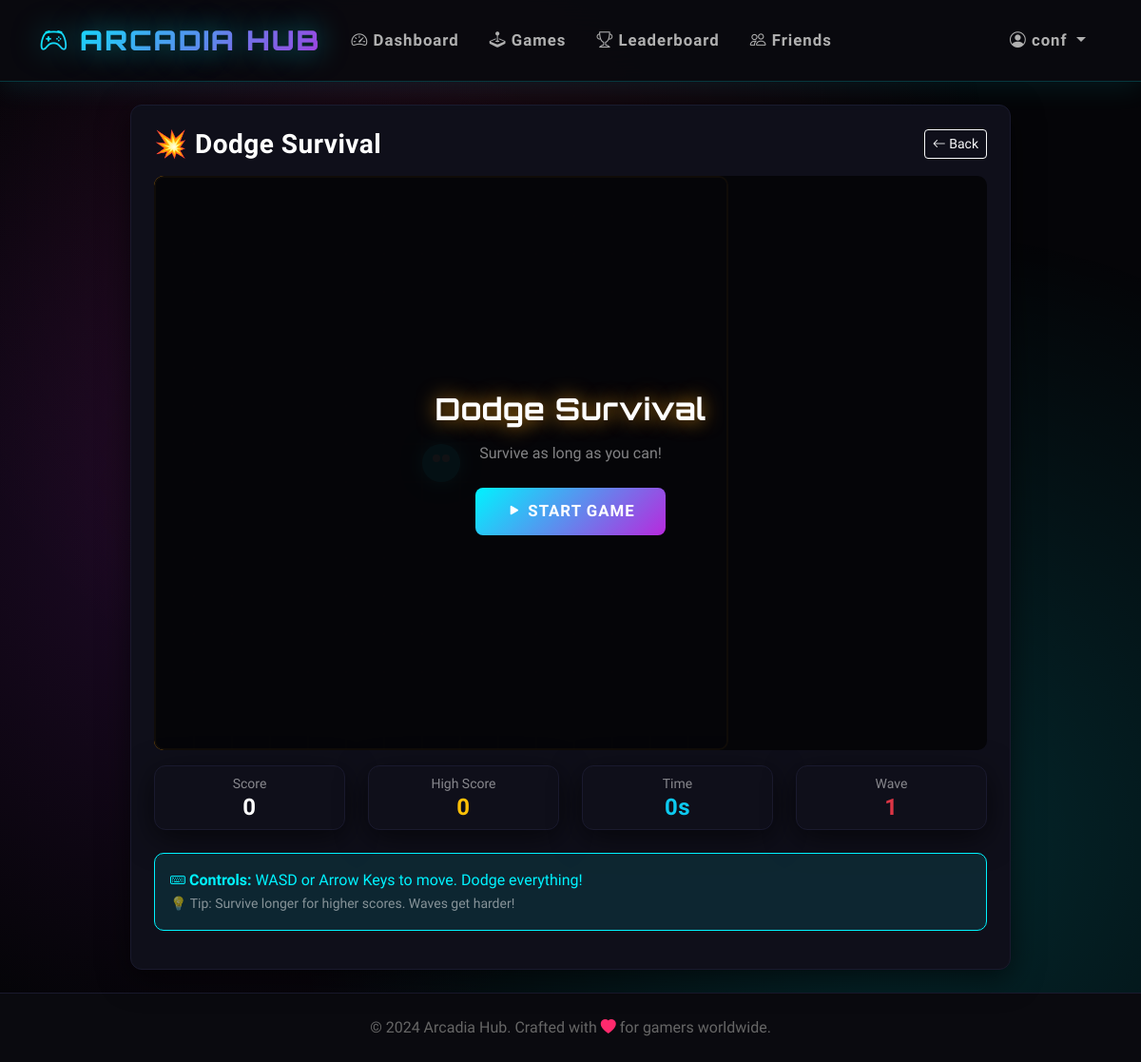
Screenshot of /game/dodge (signed in) with the database file from the repository.
### tables this page shows
CREATE TABLE users (user_id INTEGER PRIMARY KEY AUTOINCREMENT, username TEXT UNIQUE NOT NULL, password_hash TEXT NOT NULL, email TEXT UNIQUE NOT NULL, created_at TIMESTAMP DEFAULT CURRENT_TIMESTAMP, last_login DATE, streak INTEGER DEFAULT 0, coins INTEGER DEFAULT 100, total_games_played INTEGER DEFAULT 0, total_score INTEGER DEFAULT 0, avatar_config TEXT, settings_config TEXT DEFAULT '{"theme": "dark", "sound": true, "notifications": true}', xp INTEGER DEFAULT 0, player_level INTEGER DEFAULT 1);

CREATE TABLE games (game_id INTEGER PRIMARY KEY AUTOINCREMENT, game_key TEXT UNIQUE NOT NULL, name TEXT NOT NULL, category TEXT, difficulty TEXT, play_count INTEGER DEFAULT 0, icon TEXT, color TEXT);

### app.py (the view)
@app.route('/game/<game_key>')
@login_required
def play_game(game_key):
    game = db.fetch_one("SELECT * FROM games WHERE game_key = ?", (game_key,))
    if not game:
        flash('Game not found', 'danger')
        return redirect(url_for('games'))
    return render_template(f'games/{game_key}.html', game=game)

### app.py (called while the page is built)
def login_required(f):
    @wraps(f)
    def decorated_function(*args, **kwargs):
        if 'user_id' not in session:
            flash('Please log in to access this page', 'warning')
            return redirect(url_for('login'))
        session.permanent = True
        return f(*args, **kwargs)
    return decorated_function

@app.before_request
def load_user():
    if 'user_id' in session:
        user = db.fetch_one("SELECT * FROM users WHERE user_id = ?", (session['user_id'],))
        if user:
            session.permanent = True

    def fetch_one(self, query, params=()):
        try:
            self.cursor.execute(query, params)
            return self.cursor.fetchone()
        except Exception as e:
            logger.error(f"Database fetch_one error: {e}\nQuery: {query}")
            raise

### templates/games/dodge.html (shortened to what this page needs)
{% extends "base.html" %}
{% block content %}
<div class="row justify-content-center">
    <div class="col-md-10">
        <div class="card p-4">
            <div class="d-flex justify-content-between align-items-center mb-3">
                <h3 class="text-white mb-0">{{ game.icon }} {{ game.name }}</h3>
                <a href="{{ url_for('games') }}" class="btn btn-sm btn-outline-light">
                    <i class="bi bi-arrow-left"></i> Back
                </a>
            </div>
            <div class="text-center mb-3 position-relative">
                <div id="gameOverlay" class="position-absolute top-0 start-0 w-100 h-100 d-flex flex-column align-items-center justify-content-center" style="background: rgba(5,5,8,0.95); border-radius: 10px; z-index: 10;">
                    <h2 class="text-white mb-3" id="overlayTitle" style="font-family: 'Orbitron', sans-serif; text-shadow: 0 0 20px rgba(243,156,18,0.8);">Dodge Survival</h2>
                    <p class="text-white-50 mb-4" id="overlaySubtitle">Survive as long as you can!</p>
                    <button id="startBtn" class="btn btn-accent btn-lg pulse-glow">
                        <i class="bi bi-play-fill"></i> Start Game
                    </button>
                </div>
            </div>
            <div class="row mb-3">
                <div class="col-md-3 col-6 mb-2">
                    <div class="card bg-dark border-secondary p-2 text-center">
                        <small class="text-white-50">Score</small>
                        <h4 class="text-white mb-0" id="currentScore">0</h4>
                    </div>
                </div>
                <div class="col-md-3 col-6 mb-2">
                    <div class="card bg-dark border-secondary p-2 text-center">
                        <small class="text-white-50">High Score</small>
                        <h4 class="text-warning mb-0" id="highScore">0</h4>
                    </div>
                </div>
                <div class="col-md-3 col-6 mb-2">
                    <div class="card bg-dark border-secondary p-2 text-center">
                        <small class="text-white-50">Time</small>
                        <h4 class="text-info mb-0" id="survivalTime">0s</h4>
                    </div>
                </div>
                <div class="col-md-3 col-6 mb-2">
                    <div class="card bg-dark border-secondary p-2 text-center">
                        <small class="text-white-50">Wave</small>
                        <h4 class="text-danger mb-0" id="wave">1</h4>
                    </div>
                </div>
            </div>
            <div class="alert alert-info">
                <strong><i class="bi bi-keyboard"></i> Controls:</strong> WASD or Arrow Keys to move. Dodge everything!
                <br><small class="text-white-50">💡 Tip: Survive longer for higher scores. Waves get harder!</small>
            </div>
        </div>
    </div>
</div>
{% endblock %}

### templates/base.html (shortened to what this page needs)
<!DOCTYPE html>
<html lang="en" data-bs-theme="dark">
<head>
    <link href="https://cdn.jsdelivr.net/npm/bootstrap@5.3.0/dist/css/bootstrap.min.css" rel="stylesheet">
    <link rel="stylesheet" href="https://cdn.jsdelivr.net/npm/bootstrap-icons@1.10.0/font/bootstrap-icons.css">
</head>
<body>
    <nav class="navbar navbar-expand-lg navbar-dark sticky-top">
        <div class="container">
            <a class="navbar-brand" href="{{ url_for('dashboard') }}">
                <i class="bi bi-controller"></i> ARCADIA HUB
            </a>
            {% if session.user_id %}
            <div class="collapse navbar-collapse" id="navbarNav">
                <ul class="navbar-nav me-auto">
                    <li class="nav-item">
                        <a class="nav-link" href="{{ url_for('dashboard') }}">
                            <i class="bi bi-speedometer2"></i> Dashboard
                        </a>
                    </li>
                    <li class="nav-item">
                        <a class="nav-link" href="{{ url_for('games') }}">
                            <i class="bi bi-joystick"></i> Games
                        </a>
                    </li>
                    <li class="nav-item">
                        <a class="nav-link" href="{{ url_for('leaderboard') }}">
                            <i class="bi bi-trophy"></i> Leaderboard
                        </a>
                    </li>
                    <li class="nav-item">
                        <a class="nav-link" href="{{ url_for('friends') }}">
                            <i class="bi bi-people"></i> Friends
                        </a>
                    </li>
                </ul>
                <ul class="navbar-nav">
                    <li class="nav-item dropdown">
                        <a class="nav-link dropdown-toggle" href="#" role="button" data-bs-toggle="dropdown">
                            <i class="bi bi-person-circle"></i> {{ session.username }}
                        </a>
                    </li>
                </ul>
            </div>
            {% endif %}
        </div>
    </nav>
    <main class="py-4">
        <div class="container">
            {% block content %}{% endblock %}
        </div>
    </main>
    <footer class="py-4 mt-auto">
        <div class="container text-center">
            <p class="mb-0" style="color: #666;">
                &copy; 2024 Arcadia Hub. Crafted with <i class="bi bi-heart-fill" style="color: var(--neon-pink);"></i> for gamers worldwide.
            </p>
        </div>
    </footer>
</body>
</html>

### templates/base.html (style rules this page uses)
* { margin: 0; padding: 0; box-sizing: border-box; }
:root { --neon-blue: #00f3ff; --neon-purple: #b829dd; --neon-pink: #ff2a6d; --neon-green: #05ffa1; --dark-bg: #0a0a0f; --darker-bg: #050508; --card-bg: #0f0f1a; --card-border: #1a1a2e; }
body { min-height: 100vh; background: var(--darker-bg); font-family: 'Rajdhani', sans-serif; color: #e0e0e0; overflow-x: hidden; }
body::before { content: ''; position: fixed; top: 0; left: 0; width: 100%; height: 100%; background: radial-gradient(circle at 20% 50%, rgba(184, 41, 221, 0.15) 0%, transparent 50%), radial-gradient(circle at 80% 80%, rgba(0, 243, 255, 0.15) 0%, transparent 50%), radial-gradient(circle at 40% 20%, rgba(255, 42, 109, 0.1) 0%, transparent 50%); pointer-events: none; z-index: -1; }
.navbar { background: rgba(10, 10, 15, 0.95) !important; backdrop-filter: blur(20px); border-bottom: 1px solid rgba(0, 243, 255, 0.2); box-shadow: 0 4px 30px rgba(0, 243, 255, 0.1); padding: 1rem 0; }
.navbar-brand { font-family: 'Orbitron', sans-serif; font-weight: 900; font-size: 1.8rem; background: linear-gradient(135deg, var(--neon-blue), var(--neon-purple)); -webkit-background-clip: text; -webkit-text-fill-color: transparent; background-clip: text; text-shadow: 0 0 30px rgba(0, 243, 255, 0.5); letter-spacing: 2px; }
.nav-link { font-weight: 600; font-size: 1.05rem; letter-spacing: 1px; color: #b0b0b0 !important; transition: all 0.3s ease; position: relative; padding: 0.5rem 1rem !important; }
.nav-link::before { content: ''; position: absolute; bottom: 0; left: 50%; transform: translateX(-50%); width: 0; height: 2px; background: linear-gradient(90deg, var(--neon-blue), var(--neon-purple)); transition: width 0.3s ease; }
.card { background: var(--card-bg) !important; border: 1px solid var(--card-border) !important; border-radius: 12px; box-shadow: 0 8px 32px rgba(0, 0, 0, 0.6); transition: all 0.3s ease; position: relative; overflow: hidden; }
.card::before { content: ''; position: absolute; top: 0; left: 0; right: 0; height: 2px; background: linear-gradient(90deg, transparent, var(--neon-blue), var(--neon-purple), transparent); opacity: 0; transition: opacity 0.3s ease; }
.btn-accent { background: linear-gradient(135deg, var(--neon-blue), var(--neon-purple)); border: none; color: white; padding: 12px 32px; border-radius: 8px; font-weight: 700; font-size: 1.05rem; letter-spacing: 1px; transition: all 0.3s ease; position: relative; overflow: hidden; text-transform: uppercase; }
.btn-accent::before { content: ''; position: absolute; top: 50%; left: 50%; width: 0; height: 0; border-radius: 50%; background: rgba(255, 255, 255, 0.2); transform: translate(-50%, -50%); transition: width 0.6s, height 0.6s; }
.alert { border-radius: 10px; border: 1px solid; }
.alert-info { background: rgba(0, 243, 255, 0.1); border-color: var(--neon-blue); color: var(--neon-blue); }
footer { background: var(--dark-bg); border-top: 1px solid var(--card-border); }
.pulse-glow { animation: pulse-glow 2s ease-in-out infinite; }
h1, h2, h3, h4, h5, h6 { font-family: 'Rajdhani', sans-serif; font-weight: 700; letter-spacing: 0.5px; }

### rows the page displays
users: username "conf"
games: icon "💥", name "Dodge Survival"
